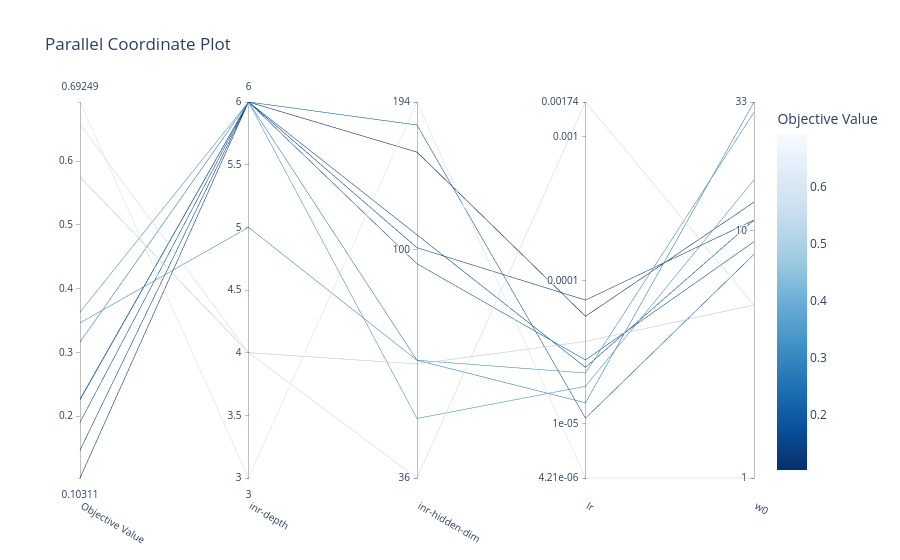

Notebook code for this chart:
### Code cell
plot_parallel_coordinate(study)

### Figure 1 — Plotly figure (JSON) as saved in the notebook; plotly's stock layout.template omitted (floating-point values rounded to 4 significant figures)
{"data": [{"dimensions": [{"label": "Objective Value", "range": [0.1031, 0.6925], "values": [0.6925, 0.5751, 0.6576, 0.3162, 0.3462, 0.3631, 0.2267, 0.1903, 0.1467, 0.2257, 0.1031]}, {"label": "inr-depth", "range": [3, 6], "values": [3, 4, 4, 6, 5, 6, 6, 6, 6, 6, 6]}, {"label": "inr-hidden-dim", "range": [1.556, 2.288], "ticktext": ["36", "100", "194"], "tickvals": [1.556, 2, 2.288], "values": [2.288, 1.778, 1.556, 1.785, 1.785, 1.672, 1.973, 2.029, 2.004, 2.243, 2.19]}, {"label": "lr", "range": [-5.376, -2.758], "ticktext": ["4.21e-06", "1e-05", "0.0001", "0.001", "0.00174"], "tickvals": [-5.376, -5, -4, -3, -2.758], "values": [-5.376, -4.426, -2.758, -4.852, -4.645, -4.737, -4.554, -4.606, -4.137, -4.96, -4.25]}, {"label": "w0", "range": [0, 1.519], "ticktext": ["1", "10", "33"], "tickvals": [0, 1, 1.519], "values": [0, 0.699, 0.699, 1.519, 1.477, 1.204, 0.9542, 1.041, 1.041, 0.9031, 1.114]}], "labelangle": 30, "labelside": "bottom", "line": {"color": [0.6925, 0.5751, 0.6576, 0.3162, 0.3462, 0.3631, 0.2267, 0.1903, 0.1467, 0.2257, 0.1031], "colorbar": {"title": {"text": "Objective Value"}}, "colorscale": [[0, "rgb(247,251,255)"], [0.125, "rgb(222,235,247)"], [0.25, "rgb(198,219,239)"], [0.375, "rgb(158,202,225)"], [0.5, "rgb(107,174,214)"], [0.625, "rgb(66,146,198)"], [0.75, "rgb(33,113,181)"], [0.875, "rgb(8,81,156)"], [1, "rgb(8,48,107)"]], "reversescale": true, "showscale": true}, "type": "parcoords"}], "layout": {"title": {"text": "Parallel Coordinate Plot"}}}
